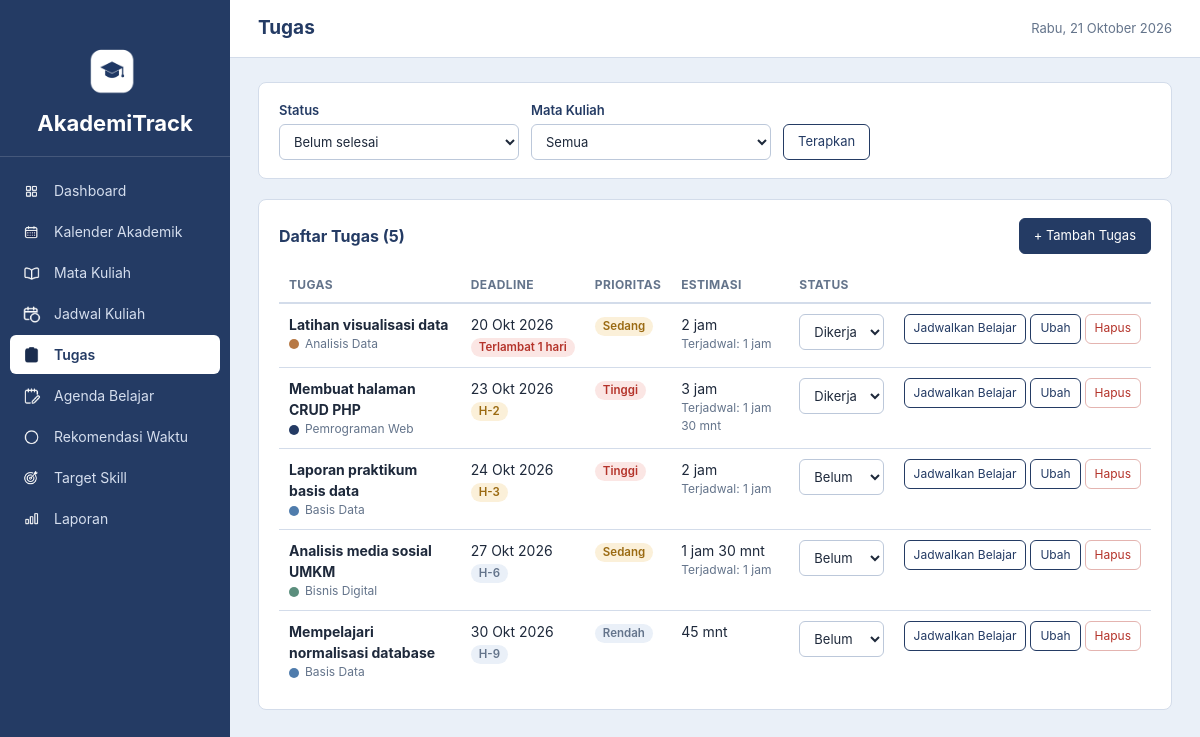
/tugas.php, run on the app's committed database.
### tables this page shows
CREATE TABLE `tugas` (
  `id` int NOT NULL,
  `mata_kuliah_id` int DEFAULT NULL,
  `judul` varchar(150) NOT NULL,
  `deskripsi` text,
  `deadline` date NOT NULL,
  `prioritas` enum('Rendah','Sedang','Tinggi') NOT NULL DEFAULT 'Sedang',
  `estimasi_menit` int DEFAULT NULL,
  `status` enum('Belum Mulai','Dikerjakan','Selesai') NOT NULL DEFAULT 'Belum Mulai',
  `created_at` timestamp NULL DEFAULT CURRENT_TIMESTAMP
);

CREATE TABLE `mata_kuliah` (
  `id` int NOT NULL,
  `nama_mata_kuliah` varchar(100) NOT NULL,
  `dosen` varchar(100) DEFAULT NULL,
  `warna` varchar(20) DEFAULT '#79502E',
  `created_at` timestamp NULL DEFAULT CURRENT_TIMESTAMP
);

### tugas.php (the view, shortened to what this page needs)
<?php
require_once __DIR__ . '/includes/init.php';
$fStatus = $_GET['status'] ?? 'aktif';
$where = [];
$types = '';
$params = [];
if ($fStatus === 'aktif') {
    $where[] = "t.status <> 'Selesai'";
} elseif (in_array($fStatus, STATUS_TUGAS, true)) {
    $where[] = 't.status = ?';
    $types .= 's';
    $params[] = $fStatus;
} else {
    $fStatus = 'semua';
}
$sql = "SELECT t.*, m.nama_mata_kuliah, m.warna,
        (SELECT COALESCE(SUM(TIMESTAMPDIFF(MINUTE, s.waktu_mulai, s.waktu_selesai)), 0)
           FROM sesi_belajar s WHERE s.tugas_id = t.id AND s.status IN ('Terjadwal', 'Selesai')) AS menit_sesi
        FROM tugas t LEFT JOIN mata_kuliah m ON m.id = t.mata_kuliah_id"
    . ($where ? ' WHERE ' . implode(' AND ', $where) : '')
    . " ORDER BY (t.status = 'Selesai'), t.deadline ASC, FIELD(t.prioritas, 'Tinggi', 'Sedang', 'Rendah')";
$daftar = db_all($conn, $sql, $types, $params);
include __DIR__ . '/includes/header.php';
?>
<div class="card tidak-cetak">
    <form method="get" action="tugas.php" class="filter">
        <div class="field">
            <label for="f_status">Status</label>
            <select id="f_status" name="status">
                <?= opsi_html(['aktif' => 'Belum selesai', 'semua' => 'Semua', 'Belum Mulai' => 'Belum Mulai', 'Dikerjakan' => 'Dikerjakan', 'Selesai' => 'Selesai'], $fStatus) ?>
            </select>
        </div>
        <div class="field">
            <label for="f_mk">Mata Kuliah</label>
            <select id="f_mk" name="mk">
                <option value="0">Semua</option>
            </select>
        </div>
        <button type="submit" class="btn btn-sekunder">Terapkan</button>
    </form>
</div>
<div class="card">
    <div class="card-header">
        <h2>Daftar Tugas (<?= count($daftar) ?>)</h2>
        <div class="aksi"><a href="tugas.php?tambah=1" class="btn">+ Tambah Tugas</a></div>
    </div>
    <?php if (!$daftar): ?>
        <div class="kosong">Tidak ada tugas pada filter ini.</div>
    <?php else: ?>
    <div class="tabel-wrap">
    <table class="data">
        <thead><tr><th>Tugas</th><th>Deadline</th><th>Prioritas</th><th>Estimasi</th><th>Status</th><th></th></tr></thead>
        <tbody>
        <?php foreach ($daftar as $t):
            $dl = info_deadline($t['deadline'], $t['status']); ?>
            <tr class="<?= $t['status'] === 'Selesai' ? 'selesai' : '' ?>">
                <td>
                    <div class="judul-tugas"><strong><?= e($t['judul']) ?></strong></div>
                    <div class="muted kecil">
                        <?php if ($t['nama_mata_kuliah']): ?><span class="dot" style="background:<?= e($t['warna']) ?>"></span><?= e($t['nama_mata_kuliah']) ?><?php else: ?>Tanpa mata kuliah<?php endif; ?>
                    </div>
                </td>
                <td><?= e(tanggal_indo($t['deadline'])) ?><br><?= badge($dl[0], $dl[1]) ?></td>
                <td><?= badge_status($t['prioritas']) ?></td>
                <td><?= e(fmt_durasi($t['estimasi_menit'])) ?>
                    <?php if ((int)$t['menit_sesi'] > 0): ?><div class="muted kecil">Terjadwal: <?= e(fmt_durasi($t['menit_sesi'])) ?></div><?php endif; ?></td>
                <td>
                    <form method="post" action="tugas.php" class="inline">
                        <select name="status" onchange="this.form.submit()" aria-label="Ubah status"><?= opsi_list(STATUS_TUGAS, $t['status']) ?></select>
                    </form>
                </td>
                <td class="aksi">
                    <a class="btn btn-sekunder btn-kecil" href="sesi.php?tambah=1&amp;tugas_id=<?= (int)$t['id'] ?>">Jadwalkan Belajar</a>
                    <a class="btn btn-sekunder btn-kecil" href="tugas.php?edit=<?= (int)$t['id'] ?>">Ubah</a>
                    <form method="post" action="tugas.php" class="inline" data-confirm="Hapus tugas ini?">
                        <button type="submit" class="btn btn-bahaya btn-kecil">Hapus</button>
                    </form>
                </td>
            </tr>
        <?php endforeach; ?>
        </tbody>
    </table>
    </div>
    <?php endif; ?>
</div>
<?php include __DIR__ . '/includes/footer.php'; ?>

### includes/functions.php (shortened to what this page needs)
<?php
function e($teks)
{
    return htmlspecialchars((string)$teks, ENT_QUOTES, 'UTF-8');
}
function db_query($conn, $sql, $types = '', $params = [])
{
    $stmt = mysqli_prepare($conn, $sql);
    if (!mysqli_stmt_execute($stmt)) {
        $err = mysqli_stmt_error($stmt);
        mysqli_stmt_close($stmt);
        die('Query gagal dijalankan: ' . e($err));
    }
    return $stmt;
}
function db_all($conn, $sql, $types = '', $params = [])
{
    $stmt = db_query($conn, $sql, $types, $params);
    $res = mysqli_stmt_get_result($stmt);
    $rows = $res ? mysqli_fetch_all($res, MYSQLI_ASSOC) : [];
    return $rows;
}
function tanggal_indo($tgl)
{
    $t = strtotime($tgl);
    return date('j', $t) . ' ' . BULAN_SINGKAT[(int)date('n', $t)] . ' ' . date('Y', $t);
}
function selisih_hari($a, $b)
{
    return (int)(new DateTime($a))->diff(new DateTime($b))->format('%r%a');
}
function fmt_durasi($menit)
{
    $menit = (int)$menit;
    if ($menit < 60) {
        return $menit . ' mnt';
    }
    $j = intdiv($menit, 60);
    $m = $menit % 60;
    return $m === 0 ? $j . ' jam' : $j . ' jam ' . $m . ' mnt';
}
function badge($teks, $kelas = 'badge-muted')
{
    return '<span class="badge ' . e($kelas) . '">' . e($teks) . '</span>';
}
function badge_status($status)
{
    $peta = [
        'Belum Mulai' => 'badge-muted', 'Dikerjakan' => 'badge-info', 'Selesai' => 'badge-ok',
        'Terjadwal' => 'badge-info', 'Dibatalkan' => 'badge-muted',
        'Berjalan' => 'badge-info', 'Tercapai' => 'badge-ok', 'Ditunda' => 'badge-warn',
        'Tinggi' => 'badge-danger', 'Sedang' => 'badge-warn', 'Rendah' => 'badge-muted',
    ];
    return badge($status, $peta[$status] ?? 'badge-muted');
}
function info_deadline($deadline, $status = '')
{
    $hari = selisih_hari(date('Y-m-d'), $deadline);
    if ($hari < 0) {
        return ['Terlambat ' . abs($hari) . ' hari', 'badge-danger', $hari];
    }
    if ($hari <= 3) {
        return ['H-' . $hari, 'badge-warn', $hari];
    }
    return ['H-' . $hari, 'badge-muted', $hari];
}
function opsi_html($opsi, $terpilih)
{
    $out = '';
    foreach ($opsi as $nilai => $label) {
        $sel = ((string)$nilai === (string)$terpilih) ? ' selected' : '';
        $out .= '<option value="' . e($nilai) . '"' . $sel . '>' . e($label) . '</option>';
    }
    return $out;
}
function opsi_list($daftar, $terpilih)
{
    return opsi_html(array_combine($daftar, $daftar), $terpilih);
}

### assets/css/style.css (style rules this page uses)
:root { --navy: #243B64; --navy-gelap: #1B2E4F; --putih: #FFFFFF; --latar: #EAF0F8; --abu: #64748B; --teks: #1E293B; --garis: #D3DCEA; --ok: #2F7D5B; --ok-bg: #E3F3EB; --warn: #9A6A12; --warn-bg: #FBF0D9; --danger: #B4332A; --danger-bg: #FBE6E4; --info-bg: #DCE6F5; --radius: 8px; }
* { box-sizing: border-box; }
html, body { margin: 0; padding: 0; }
body { font-family: -apple-system, BlinkMacSystemFont, "Segoe UI", Roboto, Helvetica, Arial, sans-serif; font-size: 14px; line-height: 1.5; color: var(--teks); background: var(--latar); }
a { color: var(--navy); }
h1, h2, h3 { margin: 0; color: var(--navy); }
h2 { font-size: 16px; }
.card { background: var(--putih); border: 1px solid var(--garis); border-radius: var(--radius); padding: 18px 20px; margin-bottom: 20px; }
.card-header { display: flex; align-items: center; justify-content: space-between; gap: 10px; margin-bottom: 14px; flex-wrap: wrap; }
.card-header .aksi { display: flex; gap: 8px; flex-wrap: wrap; }
.muted { color: var(--abu); }
.kecil { font-size: 12px; }
.btn { display: inline-block; padding: 7px 14px; border-radius: 6px; border: 1px solid var(--navy); background: var(--navy); color: var(--putih); font-size: 13px; cursor: pointer; text-decoration: none; font-family: inherit; }
.btn-sekunder { background: var(--putih); color: var(--navy); }
.btn-bahaya { background: var(--putih); color: var(--danger); border-color: #E4B4B0; }
.btn-kecil { padding: 3px 9px; font-size: 12px; }
form.inline { display: inline; margin: 0; }
.tabel-wrap { overflow-x: auto; }
table.data { width: 100%; border-collapse: collapse; }
table.data th { text-align: left; font-size: 12px; text-transform: uppercase; letter-spacing: .03em; color: var(--abu); padding: 8px 10px; border-bottom: 2px solid var(--garis); white-space: nowrap; }
table.data td { padding: 10px; border-bottom: 1px solid var(--garis); vertical-align: top; }
table.data tr:last-child td { border-bottom: 0; }
td.aksi { white-space: nowrap; text-align: right; }
.dot { display: inline-block; width: 10px; height: 10px; border-radius: 50%; margin-right: 6px; vertical-align: middle; }
.badge { display: inline-block; padding: 1px 8px; border-radius: 10px; font-size: 11.5px; font-weight: 600; white-space: nowrap; }
.badge-muted { background: var(--latar); color: var(--abu); }
.badge-warn { background: var(--warn-bg); color: var(--warn); }
.badge-danger { background: var(--danger-bg); color: var(--danger); }
.field { display: flex; flex-direction: column; gap: 5px; min-width: 0; }
.field label { font-size: 13px; font-weight: 600; line-height: 1.4; color: var(--navy); }
input[type="text"], input[type="number"], input[type="date"], input[type="time"], input[type="datetime-local"], select { display: block; width: 100%; height: 36px; min-width: 0; margin: 0; padding: 0 10px; box-sizing: border-box; border: 1px solid #BCC8DA; border-radius: 6px; background: var(--putih); font-family: inherit; font-size: 13px; line-height: normal; color: var(--teks); }
.btn { display: inline-flex; align-items: center; justify-content: center; min-height: 36px; box-sizing: border-box; padding: 0 14px; border: 1px solid var(--navy); border-radius: 6px; background: var(--navy); color: var(--putih); font-family: inherit; font-size: 13px; line-height: 1.2; cursor: pointer; text-decoration: none; }
.btn-kecil { min-height: 30px; padding: 0 9px; font-size: 12px; }
.filter { display: flex; align-items: flex-end; gap: 12px; flex-wrap: wrap; }
.filter .field { flex: 0 1 240px; min-width: 0; }
.filter .field select { width: 100%; }

### data on the page
tugas: judul "Latihan visualisasi data", mata_kuliah.nama_mata_kuliah "Analisis Data", deadline "20 Okt 2026", teks "Terlambat 1 hari Sedang", estimasi_menit "2 jam", menit_sesi "1 jam", status "Dikerjakan"
tugas: judul "Membuat halaman CRUD PHP", mata_kuliah.nama_mata_kuliah "Pemrograman Web", deadline "23 Okt 2026", teks "H-2 Tinggi", estimasi_menit "3 jam", menit_sesi "1 jam 30 mnt", status "Dikerjakan"
tugas: judul "Laporan praktikum basis data", mata_kuliah.nama_mata_kuliah "Basis Data", deadline "24 Okt 2026", teks "H-3 Tinggi", estimasi_menit "2 jam", menit_sesi "1 jam", status "Belum Mulai"
tugas: judul "Analisis media sosial UMKM", mata_kuliah.nama_mata_kuliah "Bisnis Digital", deadline "27 Okt 2026", teks "H-6 Sedang", estimasi_menit "1 jam 30 mnt", menit_sesi "1 jam", status "Belum Mulai"
tugas: judul "Mempelajari normalisasi database", mata_kuliah.nama_mata_kuliah "Basis Data", deadline "30 Okt 2026", teks "H-9 Rendah", estimasi_menit "45 mnt", status "Belum Mulai"

### other printed values
$m[1] "Dashboard"
$m[1] "Kalender Akademik"
$m[1] "Mata Kuliah"
$m[1] "Jadwal Kuliah"
$m[1] "Tugas"
$m[1] "Agenda Belajar"
$m[1] "Rekomendasi Waktu"
$m[1] "Target Skill"
$m[1] "Laporan"
$judul_halaman "Tugas"
count($daftar) "5"
form field status "Belum selesai"
